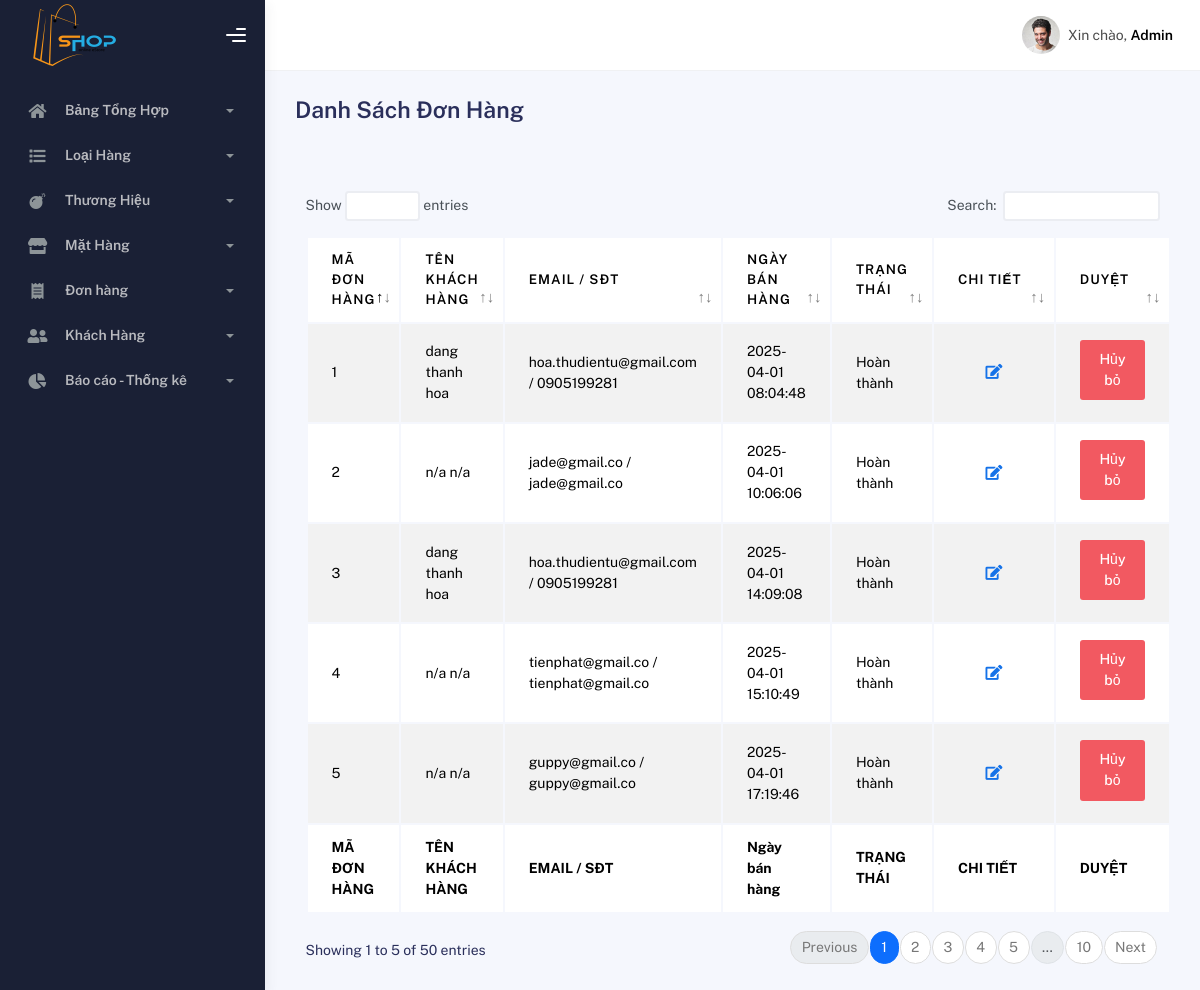
The app's page /quanly/index.php?quanly=donhang&hienthi=danhsach with its own data.
### tables this page shows
CREATE TABLE `donhang` (
  `MADONHANG` int(11) NOT NULL,
  `MAKHACHHANG` int(11) NOT NULL,
  `NGAYBANHANG` datetime DEFAULT NULL,
  `TRANGTHAI` int(1) DEFAULT NULL
);

CREATE TABLE `khachhang` (
  `MAKHACHHANG` int(11) NOT NULL,
  `HOKHACHHANG` varchar(100) NOT NULL,
  `TENKHACHHANG` varchar(100) NOT NULL,
  `GIOITINH` varchar(10) NOT NULL,
  `DIACHI` varchar(100) NOT NULL,
  `EMAIL` varchar(50) DEFAULT NULL,
  `DIENTHOAI` varchar(50) NOT NULL,
  `MATKHAU` varchar(200) DEFAULT NULL,
  `MAXACNHAN` varchar(4) DEFAULT NULL
);

### quanly/hienthi/donhang/danhsach-donhang.php (the view, shortened to what this page needs)
<?php
require_once('../cauhinh/env.php');
$sql = "SELECT donhang.*, khachhang.*
FROM donhang
JOIN khachhang ON donhang.MAKHACHHANG = khachhang.MAKHACHHANG";
$result = mysqli_query($conn, $sql);
?>
<div class="container">
    <div class="page-inner">
        <div class="page-header">
            <h3 class="fw-bold mb-3">Danh Sách Đơn Hàng</h3>
        </div>
        <div class="row">
            <div class="col-md-12">
                <div class="card-body">
                    <div class="table-responsive">
                        <table id="add-row" class="display table table-striped table-hover">
                            <thead>
                                <tr>
                                    <th style="width: 11%">Mã đơn hàng</th>
                                    <th>TÊN KHÁCH HÀNG</th>
                                    <th>EMAIL / SĐT</th>
                                    <th style="width: 20%">Ngày bán hàng</th>
                                    <th style="width: 10%">TRẠNG THÁI</th>
                                    <th style="width: 7%">CHI TIẾT</th>
                                    <th style="width: 14%">DUYỆT</th>
                                </tr>
                            </thead>
                            <tfoot>
                                <tr>
                                    <th>MÃ ĐƠN HÀNG</th>
                                    <th>TÊN KHÁCH HÀNG</th>
                                    <th>EMAIL / SĐT</th>
                                    <th>Ngày bán hàng</th>
                                    <th>TRẠNG THÁI</th>
                                    <th>CHI TIẾT</th>
                                    <th>DUYỆT</th>
                                </tr>
                            </tfoot>
                            <tbody>
                                <?php
                                if (mysqli_num_rows($result) != 0) {
                                    while ($row = mysqli_fetch_assoc($result)) {
                                        ?>
                                        <tr>
                                            <td><?php echo $row['MADONHANG'] ?></td>
                                            <td><?php echo $row['HOKHACHHANG'] . ' ' . $row['TENKHACHHANG']; ?></td>
                                            <td><?php echo $row['EMAIL'] . ' / ' . $row['DIENTHOAI']; ?></td>
                                            <td><?php echo $row['NGAYBANHANG'] ?></td>
                                            <td>
                                                <?php
                                                if ($row['TRANGTHAI'] == 0) {
                                                    echo "Chưa xác nhận";
                                                } elseif ($row['TRANGTHAI'] == 1) {
                                                    echo "Đã xác nhận";
                                                } elseif ($row['TRANGTHAI'] == 2) {
                                                    echo "Đang giao hàng";
                                                } elseif ($row['TRANGTHAI'] == 4) {
                                                    echo "Đã hủy";
                                                } else {
                                                    echo "Hoàn thành";
                                                }
                                                ?>
                                            </td>
                                            <td>
                                                <div class="form-button-action">
                                                    <a href="index.php?quanly=donhang&hienthi=chitiet&id=<?php echo $row['MADONHANG'] ?>" type="button" title="Chỉ tiết đơn hàng" class="btn btn-link btn-primary btn-lg"><i class="fa fa-edit"></i></a>
                                                </div>
                                                <td>
                                                    <div class="form-button-action">
                                                        <form method="POST" action="xuly/donhang/duyet-donhang.php" class="d-inline form-no-border">
                                                            <?php
                                                            if ($row['TRANGTHAI'] == 4) { ?>
                                                                <input type="hidden" name="TRANGTHAI" value='0' title="khôi phục">
                                                                <button style="border:none" type="submit" class="btn btn-info" onclick="return confirm('Bạn có chắc chắn muốn cập nhật trạng thái đơn hàng này thành Chưa xác nhận?');">Khôi phục</button>
                                                            <?php }
                                                            else { ?>
                                                                <button style="border:none" type="submit" class="btn btn-danger" onclick="return confirm('Bạn có chắc chắn muốn cập nhật trạng thái đơn hàng này thành Đã hủy?');">Hủy bỏ</button>
                                                            <?php } ?>
                                                        </form>
                                                    </div>
                                                </td>
                                            </tr>
                                        <?php }
                                    } else {
                                        echo "<tr><td colspan='3'>Không có đơn hàng nào</td></tr>";
                                    } ?>
                                </tbody>
                            </table>
                        </div>
                    </div>
                </div>
            </div>
        </div>
    </div>
</div>

### records on screen
donhang: MADONHANG "1", MAKHACHHANG.HOKHACHHANG "dang", MAKHACHHANG.TENKHACHHANG "thanh hoa", MAKHACHHANG.EMAIL "hoa.thudientu@gmail.com", MAKHACHHANG.DIENTHOAI "0905199281", NGAYBANHANG "2025-04-01 08:04:48", TRANGTHAI "Hoàn thành"
donhang: MADONHANG "2", MAKHACHHANG.HOKHACHHANG "n/a", MAKHACHHANG.TENKHACHHANG "n/a", MAKHACHHANG.EMAIL "jade@gmail.co", MAKHACHHANG.DIENTHOAI "jade@gmail.co", NGAYBANHANG "2025-04-01 10:06:06", TRANGTHAI "Hoàn thành"
donhang: MADONHANG "3", MAKHACHHANG.HOKHACHHANG "dang", MAKHACHHANG.TENKHACHHANG "thanh hoa", MAKHACHHANG.EMAIL "hoa.thudientu@gmail.com", MAKHACHHANG.DIENTHOAI "0905199281", NGAYBANHANG "2025-04-01 14:09:08", TRANGTHAI "Hoàn thành"
donhang: MADONHANG "4", MAKHACHHANG.HOKHACHHANG "n/a", MAKHACHHANG.TENKHACHHANG "n/a", MAKHACHHANG.EMAIL "tienphat@gmail.co", MAKHACHHANG.DIENTHOAI "tienphat@gmail.co", NGAYBANHANG "2025-04-01 15:10:49", TRANGTHAI "Hoàn thành"
donhang: MADONHANG "5", MAKHACHHANG.HOKHACHHANG "n/a", MAKHACHHANG.TENKHACHHANG "n/a", MAKHACHHANG.EMAIL "guppy@gmail.co", MAKHACHHANG.DIENTHOAI "guppy@gmail.co", NGAYBANHANG "2025-04-01 17:19:46", TRANGTHAI "Hoàn thành"
